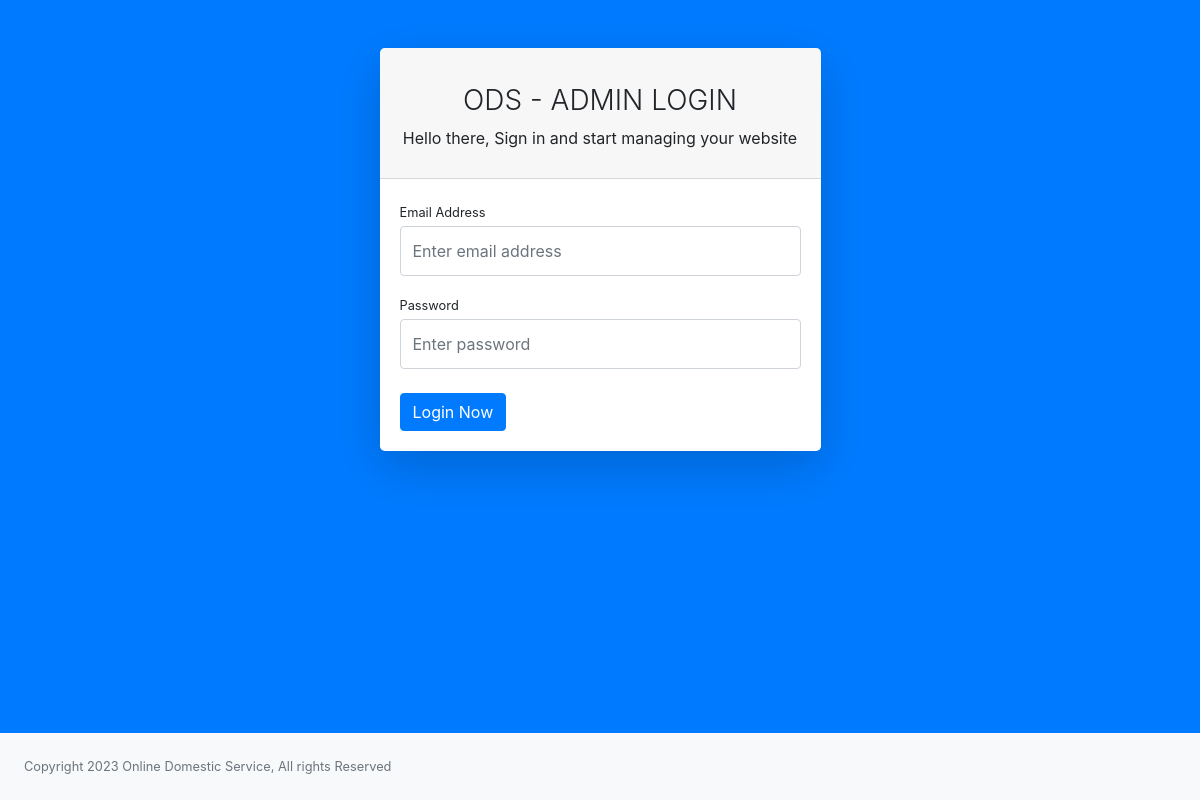
The page /admin/login.php on the database its author committed.
### tables this page shows
CREATE TABLE `tbl_settings` (
  `id` int(10) NOT NULL,
  `site_title` varchar(255) NOT NULL,
  `site_footer` varchar(255) NOT NULL,
  `web_phone` varchar(255) NOT NULL,
  `web_email` varchar(255) NOT NULL,
  `web_address_location` varchar(255) NOT NULL,
  `web_currency` varchar(10) NOT NULL,
  `dollar_exchange_rate` varchar(10) NOT NULL,
  `g_recaptcha_site_key` varchar(255) DEFAULT NULL,
  `g_recaptcha_secret_key` varchar(255) DEFAULT NULL,
  `g_recaptcha_status` varchar(10) DEFAULT NULL
);

### admin/config.php (called while the page is built, shortened)
<?php
$dbhost = 'localhost';
$dbname = 'fyp';
$dbuser = 'root';
$dbpass = '';
try {
	$pdo = new PDO("mysql:host={$dbhost};dbname={$dbname}", $dbuser, $dbpass);
	$pdo->setAttribute(PDO::ATTR_ERRMODE, PDO::ERRMODE_EXCEPTION);
}
catch( PDOException $exception ) {
	echo "Connection Error: " . $exception->getMessage();
	die();
}
$setting_statement = $pdo->prepare('SELECT * FROM tbl_settings');
$setting_statement->execute();
$setting_statement_results = $setting_statement->fetch();
?>

### admin/autoloader.php (called while the page is built, shortened)
<?php
include 'config.php';
?>

### admin/login.php (the view, shortened to what this page needs)
<?php
include 'autoloader.php';
?>
<!DOCTYPE html>
<html lang="en">
    <head>
        <link href="css/styles.css" rel="stylesheet" />
    </head>
    <body class="bg-primary">
        <div id="layoutAuthentication">
            <div id="layoutAuthentication_content">
                <main>
                    <div class="container">
                        <div class="row justify-content-center">
                            <div class="col-lg-5">
                                <div class="card shadow-lg border-0 rounded-lg mt-5">
                                    <div class="card-header">
                                    	<h3 class="text-center font-weight-light mt-4"><?php echo $setting_statement_results['site_title']; ?> - ADMIN LOGIN</h3>
                                    	<p class="text-center">Hello there, Sign in and start managing your website</p>
                                    </div>
                                    <div class="card-body">
                                    	<form method="post" action="">
                                            <div class="form-group">
                                                <label class="small mb-1" for="inputEmailAddress">Email Address</label>
                                                <input class="form-control py-4" id="inputEmailAddress" type="text" name="username" placeholder="Enter email address" />
                                            </div>
                                            <div class="form-group">
                                                <label class="small mb-1" for="inputPassword">Password</label>
                                                <input class="form-control py-4" id="inputPassword" type="password" name="password" placeholder="Enter password" />
                                            </div>
                                            <div class="form-group d-flex align-items-center justify-content-between mt-4 mb-0">
                                            	<input class="btn btn-primary" type="submit" name="submit_form" value="Login Now">
                                            </div>
                                        </form>
                                    </div>
                                </div>
                            </div>
                        </div>
                    </div>
                </main>
            </div>
            <div id="layoutAuthentication_footer">
                <footer class="py-4 bg-light mt-auto">
                    <div class="container-fluid">
                        <div class="d-flex align-items-center justify-content-between small">
                            <div class="text-muted"> <?php echo $setting_statement_results['site_footer']; ?></div>
                        </div>
                    </div>
                </footer>
            </div>
        </div>
    </body>
</html>

### rows shown on the page
tbl_settings: site_title "ODS", site_footer "Copyright 2023 Online Domestic Service, All rights Reserved"
